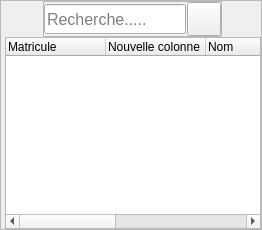
               <widget class="QFrame" name="etdFrame">
                <property name="styleSheet">
                 <string notr="true"/>
                </property>
                <property name="frameShape">
                 <enum>QFrame::StyledPanel</enum>
                </property>
                <property name="frameShadow">
                 <enum>QFrame::Raised</enum>
                </property>
                <layout class="QVBoxLayout" name="verticalLayout_12">
                 <property name="spacing">
                  <number>0</number>
                 </property>
                 <property name="leftMargin">
                  <number>4</number>
                 </property>
                 <property name="topMargin">
                  <number>0</number>
                 </property>
                 <property name="rightMargin">
                  <number>0</number>
                 </property>
                 <property name="bottomMargin">
                  <number>0</number>
                 </property>
                 <item alignment="Qt::AlignHCenter">
                  <widget class="QFrame" name="etdsubFrame">
                   <property name="frameShape">
                    <enum>QFrame::StyledPanel</enum>
                   </property>
                   <property name="frameShadow">
                    <enum>QFrame::Raised</enum>
                   </property>
                   <layout class="QHBoxLayout" name="horizontalLayout_8">
                    <property name="spacing">
                     <number>1</number>
                    </property>
                    <property name="leftMargin">
                     <number>0</number>
                    </property>
                    <property name="topMargin">
                     <number>0</number>
                    </property>
                    <property name="rightMargin">
                     <number>0</number>
                    </property>
                    <property name="bottomMargin">
                     <number>0</number>
                    </property>
                    <item>
                     <widget class="QLineEdit" name="searchEdit">
                      <property name="minimumSize">
                       <size>
                        <width>0</width>
                        <height>0</height>
                       </size>
                      </property>
                      <property name="maximumSize">
                       <size>
                        <width>5656</width>
                        <height>30</height>
                       </size>
                      </property>
                      <property name="font">
                       <font>
                        <pointsize>12</pointsize>
                       </font>
                      </property>
                      <property name="toolTip">
                       <string>rechercher un étudiant
par son matricule ou son nom</string>
                      </property>
                      <property name="text">
                       <string/>
                      </property>
                      <property name="maxLength">
                       <number>17</number>
                      </property>
                      <property name="placeholderText">
                       <string>Recherche.....</string>
                      </property>
                      <property name="clearButtonEnabled">
                       <bool>true</bool>
                      </property>
                     </widget>
                    </item>
                    <item>
                     <widget class="QPushButton" name="searchButton">
                      <property name="minimumSize">
                       <size>
                        <width>34</width>
                        <height>34</height>
                       </size>
                      </property>
                      <property name="maximumSize">
                       <size>
                        <width>34</width>
                        <height>34</height>
                       </size>
                      </property>
                      <property name="cursor">
                       <cursorShape>PointingHandCursor</cursorShape>
                      </property>
                      <property name="toolTip">
                       <string>Effectuer la recherche</string>
                      </property>
                      <property name="text">
                       <string/>
                      </property>
                      <property name="icon">
                       <iconset resource="ressources.qrc">
                        <normaloff>:/images/images/search.png</normaloff>:/images/images/search.png</iconset>
                      </property>
                      <property name="iconSize">
                       <size>
                        <width>24</width>
                        <height>24</height>
                       </size>
                      </property>
                     </widget>
                    </item>
                   </layout>
                  </widget>
                 </item>
                 <item>
                  <widget class="QTreeWidget" name="etdTreeWidget">
                   <column>
                    <property name="text">
                     <string>Matricule</string>
                    </property>
                   </column>
                   <column>
                    <property name="text">
                     <string>Nouvelle colonne</string>
                    </property>
                   </column>
                   <column>
                    <property name="text">
                     <string>Nom</string>
                    </property>
                   </column>
                   <column>
                    <property name="text">
                     <string>Prénom(s)</string>
                    </property>
                   </column>
                   <column>
                    <property name="text">
                     <string>Filière</string>
                    </property>
                   </column>
                   <column>
                    <property name="text">
                     <string>Classe</string>
                    </property>
                   </column>
                  </widget>
                 </item>
                </layout>
               </widget>
